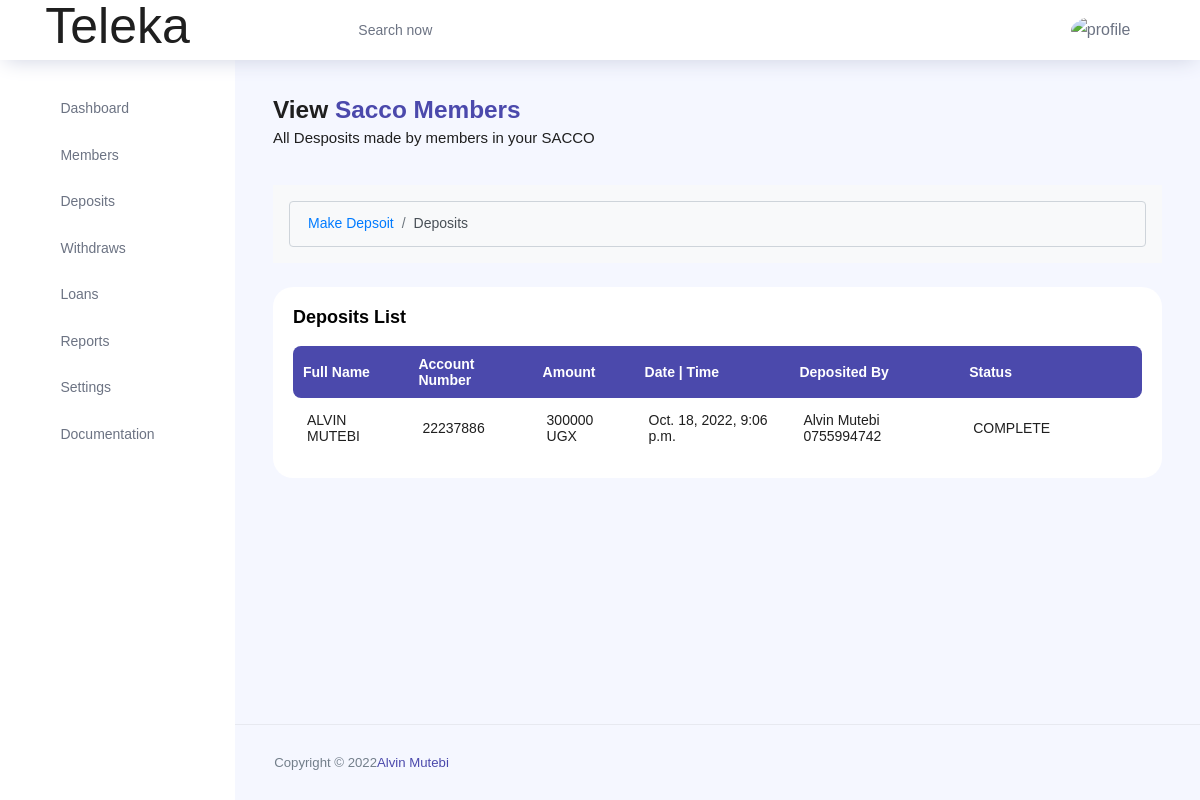
The app's page /view-deposits/ (signed in), older data.
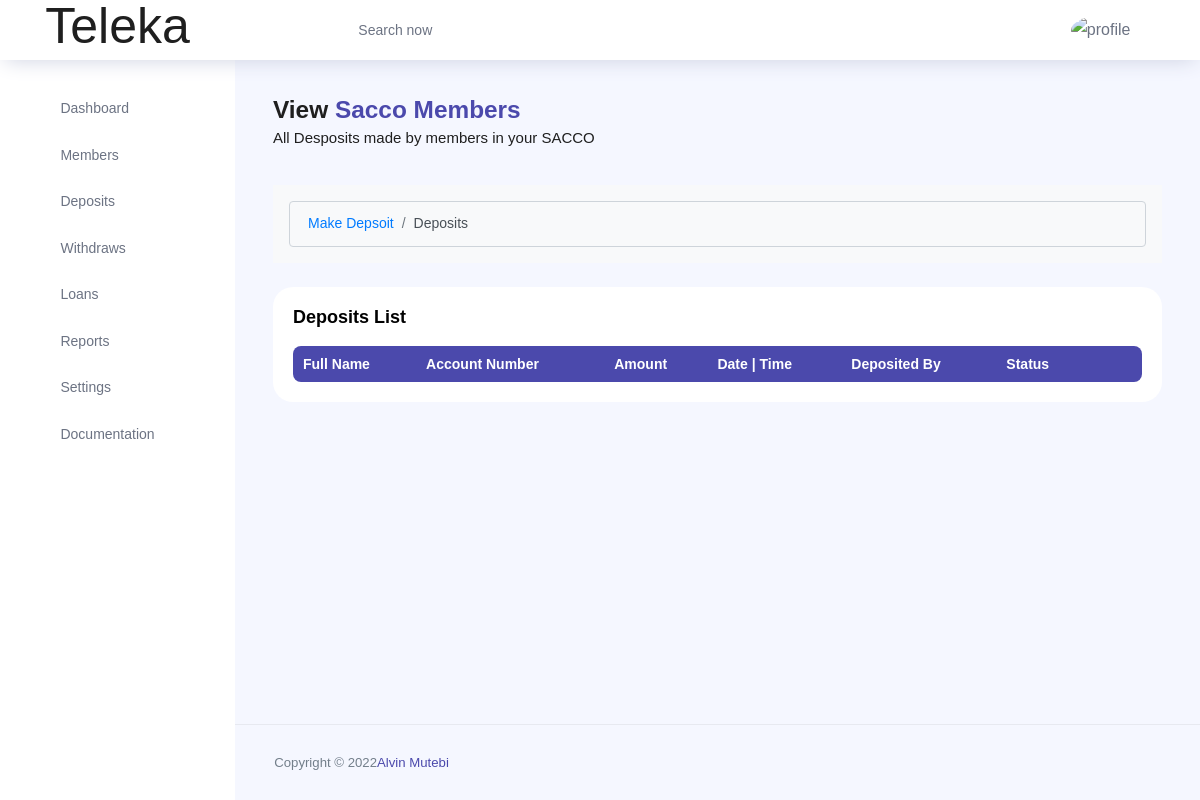
The same page, newer data.
### teleka/models.py (models this page shows, shortened)
class Deposit(models.Model):
	STATUS = (
		('COMPLETE','COMPLETE'),
		('PENDING', 'PENDING'),
		)
	member_name = models.ForeignKey(Member, on_delete=models.CASCADE, null=True, blank=True)
	account_number = models.CharField(max_length=200, null=True)
	amount = models.IntegerField(null=True)
	date_of_transaction = models.DateTimeField(auto_now=True, null=True)
	deposited_by = models.CharField(max_length=200, null=True)
	status = models.CharField(max_length=200, choices=STATUS)

class Member(models.Model):
	STATUS = (
		('ACTIVE','ACTIVE'),
		('PENDING', 'PENDING'),
		)
	ID_TYPE = (
		('NATIONAL ID', 'NATIONAL ID'),
		('PASSPORT', 'PASSPORT'),
		('DRIVING PERMIT', 'DRIVING PERMIT'),
	    )
	GENDER = (
		('MALE','MALE'),
		('FEMALE', 'FEMALE'),
		)
	DISTRICTS = (
		('Abim','Abim'),
		('Adjumani','Adjumani'),
		('Agago','Agago'),
		('Alebtong','Alebtong'),
		('Amolatar','Amolatar'),
		('Amudat','Amudat'),
		('Amuria','Amuria'),
		('Amuru','Amuru'),
		('Apac','Apac'),
		('Arua','Arua'),
		('Budaka','Budaka'),
		('Bududa','Bududa'),
		('Bugiri','Bugiri'),
		('Bugweri','Bugweri'),
		('Buikwe','Buikwe'),
		('Bukedea','Bukedea'),
		('Bukomansimbi','Bukomansimbi'),
		('Bukwa','Bukwa'),
		('Bulambuli','Bulambuli'),
		('Buliisa','Buliisa'),
		('Bundibugyo','Bundibugyo'),
		('Bunyangabu','Bunyangabu'),
		('Bushenyi','Bushenyi'),
		('Busia','Busia'),
		('Butebo','Butebo'),
		('Buvuma','Buvuma'),
		('Buyende','Buyende'),
		('Dokolo','Dokolo'),
		('Gomba','Gomba'),
		('Gulu','Gulu'),
		('Hoima','Hoima'),
		('Ibanda','Ibanda'),
		('Iganga','Iganga'),
		('Isingiro','Isingiro'),
		('Jinja','Jinja'),
		('Kaabong','Kaabong'),
		('Kabale','Kabale'),
		('Kabarole','Kabarole'),
		('Kaberamaido','Kaberamaido'),
		('Kagadi','Kagadi'),
		('Kakumiro','Kakumiro'),
		('Kalangala','Kalangala'),
		('Kaliro','Kaliro'),
		('Kalungu','Kalungu'),
		('Kampala','Kampala'),
		('Kamuli','Kamuli'),
		('Kamwenge','Kamwenge'),
		('Kanungu','Kanungu'),
		('Kapchorwa','Kapchorwa'),
		('Kapelebyong','Kapelebyong'),
		('Kasanda','Kasanda'),
		('Kasese','Kasese'),
		('Katakwi','Katakwi'),
		('Kayunga','Kayunga'),
		('Kibaale','Kibaale'),
		('Kiboga','Kiboga'),
		('Kibuku','Kibuku'),
		('Kikuube','Kikuube'),
		('Kiruhura','Kiruhura'),
		('Kiryandongo','Kiryandongo'),
		('Kisoro','Kisoro'),
		('Kitgum','Kitgum'),
		('Koboko','Koboko'),
		('Kole','Kole'),
		('Kotido','Kotido'),
		('Kumi','Kumi'),
		('Kwania','Kwania'),
		('Kween','Kween'),
		('Kyankwanzi','Kyankwanzi'),
		('Kyegegwa','Kyegegwa'),
		('Kyenjojo','Kyenjojo'),
		('Kyotera','Kyotera'),
		('Lamwo','Lamwo'),
		('Lira','Lira'),
		('Luuka','Luuka'),
		('Luwero','Luwero'),
		('Lwengo','Lwengo'),
		('Lyantonde','Lyantonde'),
		('Manafwa','Manafwa'),
		('Maracha','Maracha'),
		('Masaka','Masaka'),
		('Masindi','Masindi'),
		('Mayuge','Mayuge'),
		('Mbale','Mbale'),
		('Mbarara','Mbarara'),
		('Mitooma','Mitooma'),
		('Mityana','Mityana'),
		('Moroto','Moroto'),
		('Moyo','Moyo'),
		('Mpigi','Mpigi'),
		('Mubende','Mubende'),
		('Mukono','Mukono'),
		('Nabilatuk','Nabilatuk'),
		('Nakapiripirit','Nakapiripirit'),
		('Nakaseke','Nakaseke'),
		('Nakasongola','Nakasongola'),
		('Namayingo','Namayingo'),
		('Namisindwa','Namisindwa'),
		('Namutumba','Namutumba'),
		('Napak','Napak'),
		('Nebbi','Nebbi'),
		('Ngora','Ngora'),
		('Ntoroko','Ntoroko'),
		('Ntungamo','Ntungamo'),
		('Nwoya','Nwoya'),
		('Omoro','Omoro'),
		('Otuke','Otuke'),
		('Oyam','Oyam'),
		('Pader','Pader'),
		('Pakwach','Pakwach'),
		('Pallisa','Pallisa'),
		('Rakai','Rakai'),
		('Rubanda','Rubanda'),
		('Rubirizi','Rubirizi'),
		('Rukiga','Rukiga'),
		('Rukungiri','Rukungiri'),
		('Sembabule','Sembabule'),
		('Serere','Serere'),
		('Sheema','Sheema'),
		('Sironko','Sironko'),
		('Soroti','Soroti'),
		('Tororo','Tororo'),
		('Wakiso','Wakiso'),
		('Yumbe','Yumbe'),
		('Zombo','Zombo'),
		)
	user = models.ForeignKey(User, on_delete=models.CASCADE, null=True, blank=True)
	firstname = models.CharField(max_length=200, null=True)
	lastname = models.CharField(max_length=200, null=True)
	id_type = models.CharField(max_length=200, null=True, choices=ID_TYPE)
	id_number = models.CharField(max_length=200, null=True)
	gender = models.CharField(max_length=200, null=True, choices=GENDER)
	date_of_birth = models.DateField(auto_now_add=False, null=True)
	district = models.CharField(max_length=200, null=True, choices=DISTRICTS)
	county = models.CharField(max_length=200, null=True)
	subcounty = models.CharField(max_length=200, null=True)
	parish = models.CharField(max_length=200, null=True)
	village = models.CharField(max_length=200, null=True)
	account_number = models.CharField(max_length=200, null=True)
	opening_balance = models.CharField(max_length=200, null=True)
	email = models.CharField(max_length=200, null=True)
	phone = models.CharField(max_length=200, null=True)
	next_of_keen_first_name = models.CharField(max_length=200, null=True)
	next_of_keen_last_name = models.CharField(max_length=200, null=True)
	next_of_keen_phone = models.CharField(max_length=200, null=True)
	next_of_keen_relationship = models.CharField(max_length=200, null=True)
	status = models.CharField(max_length=200, null=True, choices=STATUS)
	def __str__(self):
		return self.firstname + " " + self.lastname

### teleka/views.py (the view)
# urls.py: path('view-deposits/',ViewDeposit.as_view(), name='view-deposits'),
class ViewDeposit(LoginRequiredMixin, SuccessMessageMixin,ListView):
    model= User
    model = Deposit
    context_object_name = 'deposits'
    template_name = 'teleka/viewDeposits.html'
    def get_context_data(self, **kwargs):
        context = super().get_context_data(**kwargs)
        context['deposits'] = context['deposits']    #.filter(user=self.request.user)
        return context

### teleka/templates/teleka/viewDeposits.html (shortened to what the changed rows need)
{% extends 'teleka/main.html' %}
{% load crispy_forms_tags %}
{% load static %}
{% block content %}
{% include 'teleka/header.html' %}
<div class="main-panel">
    <div class="content-wrapper">
        <div class="row">
            <div class="col-md-12 grid-margin stretch-card">
                <div class="card">
                    <div class="card-body">
                        <div class="row">
                            <div class="col-12">
                                <div class="table-responsive">
                                    <table id="example" class="display expandable-table" style="width:100%">
                                        <thead>
                                            <tr>
                                                <th>Full Name</th>
                                                <th>Account Number</th>
                                                <th>Amount</th>
                                                <th>Date | Time </th>
                                                <th>Deposited By </th>
                                                <th>Status</th>
                                                <th></th>
                                                <th></th>
                                            </tr>
                                        </thead>
                                        <tbody>
                                            {% for deposit in deposits %}
                                            <tr>
                                                <td>{{deposit.member_name}}</td>
                                                <td>{{deposit.account_number}}</td>
                                                <td>{{deposit.amount}} UGX</td>
                                                <td>{{deposit.date_of_transaction}}</td>
                                                <td>{{deposit.deposited_by}}</td>
                                                <td>{{deposit.status}}</td>
                                                <td><a href="{% url 'deposit-update' deposit.id %}"><i
                                                            class="ti-pencil-alt text-primary"></i></a></td>
                                                <td><a href="{% url 'deposit-delete' deposit.id %}"><i
                                                            class="ti-trash text-primary"></i></a></td>
                                            </tr>
                                            {% endfor %}
                                        </tbody>
                                    </table>
                                </div>
                            </div>
                        </div>
                    </div>
                </div>
            </div>
        </div>
    </div>
</div>
{% endblock content%}

Row changes from the older to the newer data that the page shows:
removed Deposit: member_name "ALVIN MUTEBI", account_number "22237886", amount "300000", date_of_transaction "Oct. 18, 2022, 9:06 p.m.", deposited_by "Alvin Mutebi 0755994742", status "COMPLETE"
